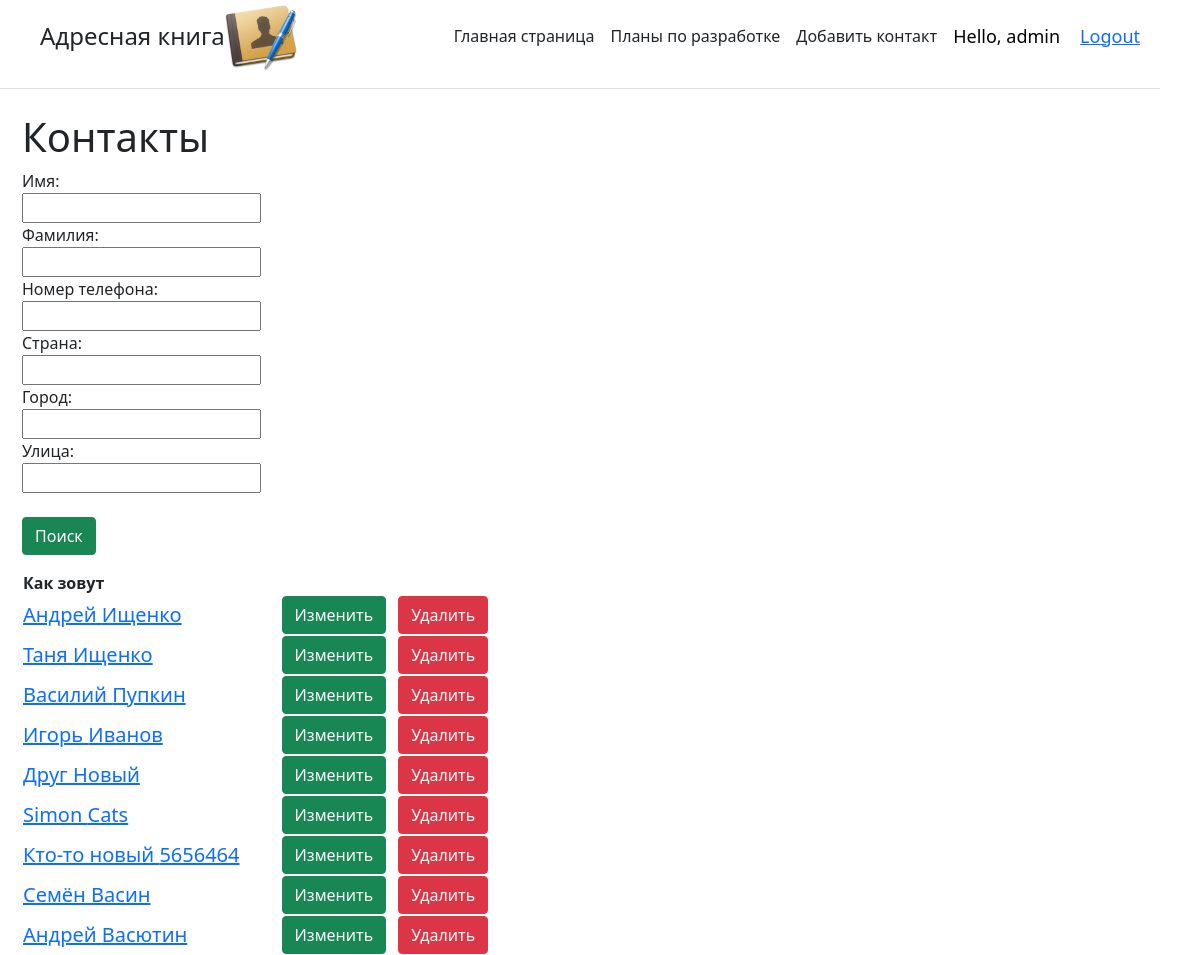
Screenshot of / (signed in) with the database file from the repository.
### main/models.py (models this page shows, shortened)
class Task(models.Model):
    name_task = models.CharField('Имя', max_length=50)
    surname = models.CharField('Фамилия', max_length=50)
    phone_num = models.CharField('Номер телефона', max_length=50)
    title = models.CharField('Страна', max_length= 50)
    title2 = models.CharField('Город', max_length=50)
    task = models.CharField('Улица', max_length=50)
    created_time = models.DateTimeField(auto_now_add=True)
    account_pic = models.ImageField(null=True, blank=True)
    class Meta:
        verbose_name = 'Контакт'
        verbose_name_plural = 'Контакты'
        unique_together = 'name_task', 'surname'

### main/views.py (the view)
# urls.py: path('', views.index, name = 'home'),
@login_required(login_url='login')
def index(request):
    tasks = Task.objects.all()
    myFilter = NameFilter(request.GET, queryset=tasks)
    tasks = myFilter.qs
    return render(request,'main/index.html', {'title':'Главная страница сайта', 'tasks': tasks, 'myFilter':myFilter})

### main/templates/main/index.html (shortened to what this page needs)
{% extends 'main/base.html'%}
{% block content %}
<h1> Контакты</h1>
<div class="row">
    <div>
            <form class="col-2" method="get">
                {{myFilter.form}}<br>
               <br> <button class="btn btn-success" type="submit">
                    Поиск</button>
            </form>
    </div>
</div>
<table>
    <thead>
        <tr>
            <th>Как зовут</th>
            <th> </th>
        </tr>
    </thead>
    <tbody>
        {% if user == request.user %}
            {%if tasks%}
                {% for element in tasks%}
                <tr >
                    <td><a class="h5" style="margin-right: 40px" href="{%url 'project' element.id%}">{{element.name_task}} {{element.surname}}</a><br>
                    </td>
                    <td><a style="margin-right: 10px" class="btn btn-success" href="{% url 'update' element.id%}">Изменить</a></td>
                    <td><a class="btn btn-danger" href="{% url 'delete' element.id%}" >Удалить</a></td>
                </tr>
                {%endfor%}
            {%else%}
            <p>У нас нет записей</p>
            {%endif%}
        {%endif%}
    </tbody>
</table>
{%endblock%}

### main/templates/main/base.html (shortened to what this page needs)
{% load static %}
<html lang="en">
<head>
    <link rel ="stylesheet" href="https://cdn.jsdelivr.net/npm/bootstrap@5.1.0/dist/css/bootstrap.min.css">
</head>
<body style="margin-right: 40px">
    <div class="d-flex flex-column flex-md-row align-items-center pb-3 mb-4 border-bottom">
      <a href="/" class="d-flex align-items-center text-dark text-decoration-none">
               <span style="margin-left: 40px"  class="fs-4">Адресная книга</span>
      </a>
        <img src="{% static 'images/logo.png' %}">
      <nav class="d-inline-flex mt-2 mt-md-0 ms-md-auto">
        <a class="me-3 py-2 text-dark text-decoration-none" href="{% url 'home' %}">Главная страница</a>
        <a class="me-3 py-2 text-dark text-decoration-none" href="{% url 'about' %}">Планы по разработке</a>
          <a class="me-3 py-2 text-dark text-decoration-none" href="{% url 'create' %}">Добавить контакт</a>
      </nav>
        <span class="hello-msg">Hello, {{request.user}}</span>
        <span class="hello-msg" ><a href="{%url 'logout' %}">Logout</a></span>
    </div>
    <div class = "container">
        {% block content %}{%endblock%}
    </div>
</body>
</html>

### main/templates/main/base.html (style rules this page uses)
.hello-msg { font-size:18px; color:#000000; margin-right: 20px }

### rows the page displays
Task: name_task "Андрей", surname "Ищенко"
Task: name_task "Таня", surname "Ищенко"
Task: name_task "Василий", surname "Пупкин"
Task: name_task "Игорь", surname "Иванов"
Task: name_task "Друг", surname "Новый"
Task: name_task "Simon", surname "Cats"
Task: name_task "Кто-то новый", surname "5656464"
Task: name_task "Семён", surname "Васин"
Task: name_task "Андрей", surname "Васютин"

### other values shown
{{ request.user }} "admin"
